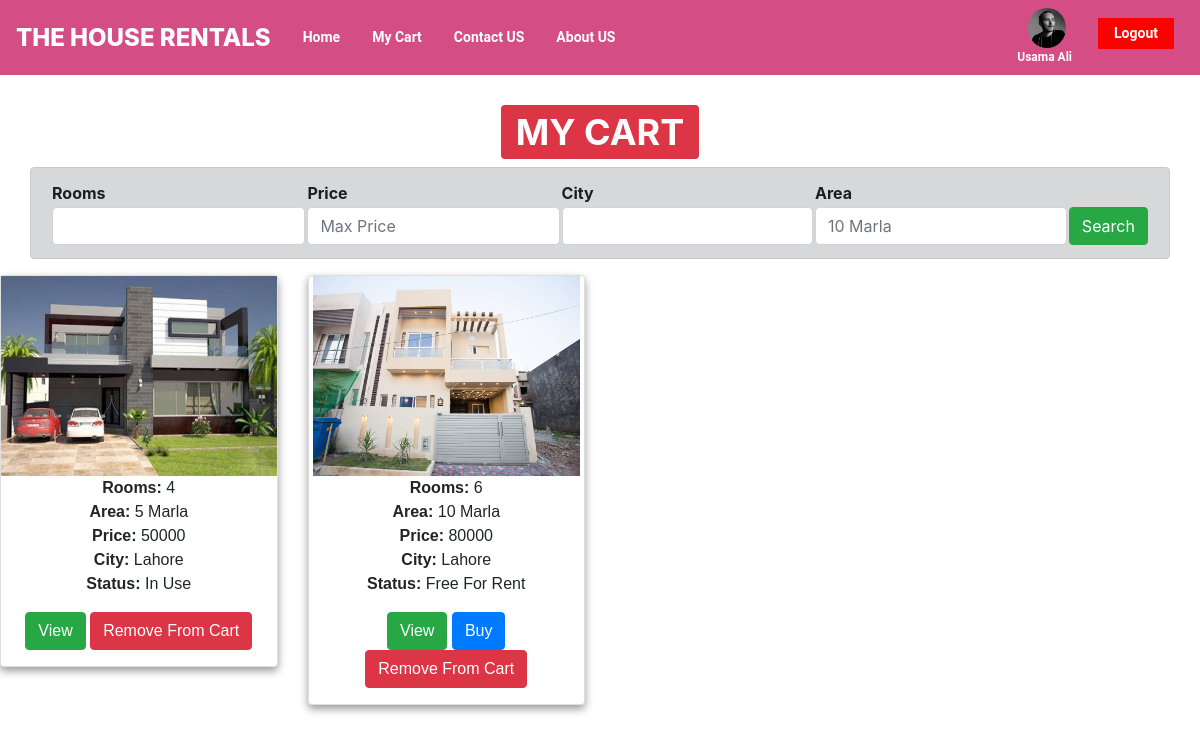
The app's page /Customer/mycart.php (signed in) with its own data.
### tables this page shows
CREATE TABLE `users` (
  `id` int(11) NOT NULL,
  `f_name` varchar(20) NOT NULL,
  `l_name` varchar(50) NOT NULL,
  `email` varchar(50) NOT NULL,
  `contact` varchar(50) NOT NULL,
  `gender` varchar(50) NOT NULL,
  `image` varchar(50) NOT NULL,
  `dob` varchar(50) NOT NULL,
  `account_type` varchar(50) NOT NULL,
  `password` varchar(50) NOT NULL
);

CREATE TABLE `cart` (
  `id` int(11) NOT NULL,
  `user_id` int(11) NOT NULL,
  `house_id` int(11) NOT NULL
);

CREATE TABLE `houses` (
  `id` int(11) NOT NULL,
  `City` varchar(100) NOT NULL,
  `Area` varchar(100) NOT NULL,
  `Address` varchar(500) NOT NULL,
  `Type` varchar(100) NOT NULL,
  `Rooms` int(11) NOT NULL,
  `Room_Area` varchar(200) NOT NULL,
  `Price` int(11) NOT NULL,
  `Detail` varchar(500) NOT NULL,
  `image` varchar(100) NOT NULL,
  `status` varchar(50) NOT NULL
);

### Customer/mycart.php (the view, shortened to what this page needs)
<?php
include("header.php");
$query2="SELECT * FROM `cart` WHERE `user_id`='$user_id'";
$run2=mysqli_query($con,$query2);
?>
<br>
<h2 style="text-align: center;font-size: 48px"><span class="badge badge-danger">MY CART</span></h2>
<form method="post" enctype="multipart/form-data">
<div class="container alert alert-dark">
  <table class="" style="margin-left: ">
    <tr>
      <th>Rooms</th>
      <th>Price</th>
      <th>City</th>
      <th>Area</th>
    </tr>
    <tr>
      <td><input type="number" name="s_Rooms" class="form-control"></td>
      <td><input type="number" name="s_Price" class="form-control" placeholder="Max Price"></td>
      <td><input type="text" name="s_City" class="form-control"></td>
      <td><input type="text" name="s_Area" class="form-control" placeholder="10 Marla"></td>
      <td><input type="submit" name="search" value="Search" class="btn btn-success"></td>
    </tr>
  </table>
</div>
</form>
<div class="row">
<?php
       if ($run2==TRUE)
         {
       while($data2=mysqli_fetch_array($run2))
       {
       	$house_id=$data2['house_id'];
       	$query1="SELECT * FROM `houses` WHERE `id`='$house_id'";
		$run1=mysqli_query($con,$query1);
$data1=mysqli_fetch_array($run1);
if (isset($data1)) {
       	?>
<div class="col-sm-6 col-md-4 col-lg-3">
<div class="card">
<div style="weidth:300px;height:200px; margin:auto">
<img src="<?php echo "../houses/".$data1['image']; ?>" alt="Planted Trees" style="width:100%;height:100%">
</div>
<p>
  <b>Rooms:</b> <?php echo $data1['Rooms']; ?><br>
  <b>Area:</b> <?php echo $data1['Room_Area']; ?><br>
  <b>Price:</b> <?php echo $data1['Price']; ?><br>
  <b>City:</b> <?php echo $data1['City']; ?><br>
  <b>Status:</b> <?php
  if($data1['status']<>"in_use"){
    echo "Free For Rent";
  }else{
    echo "In Use";
  }
   ?><br>
</p>
<p>
<a class="btn btn-success" href="house-detail.php?view=<?php echo $data1['id']; ?>">View</a>
<?php
if($data1['status']<>"in_use"){
?>
<a class="btn btn-primary" href="checkout.php?checkout=<?php echo $data1['id']; ?>">Buy</a>
<?php
}
?>
<a class="btn btn-danger" href="mycart.php?cart=<?php echo $data1['id']; ?>">Remove From Cart</a></p>
</div>
</div>
<?php
}
       }
     }
     ?>
</div>
</body>
</html>

### Customer/header.php (shortened to what this page needs)
<?php
$user_id=$_SESSION["uid1"];
include("../dbconnection.php");
$query4="SELECT * FROM `users` WHERE id='$user_id'";
$run4=mysqli_query($con,$query4);
$data4=mysqli_fetch_assoc($run4);
?>
<!doctype html>
<html lang="en">
<html>
<head>
  <link rel="stylesheet" href="style.css">
<link rel="stylesheet" href="https://maxcdn.bootstrapcdn.com/bootstrap/4.4.1/css/bootstrap.min.css">
<link rel="stylesheet" href="https://cdnjs.cloudflare.com/ajax/libs/font-awesome/4.7.0/css/font-awesome.min.css">
</head>
<body>
<nav class="navbar navbar-expand-md navbar-light" style="background-color: #d44d84">
  <a class="navbar-brand" href="#"><div style="font-size:24px;text-align: center;font-weight: 800;color:#fff;margin-top:-8px;margin-bottom: -8px;">THE HOUSE RENTALS</div></a>
  <div class="collapse navbar-collapse" id="collapsibleNavbar">
  <div style="margin:px 0px 0px 0px;">
    <div class="topnav">
  <div class="navbar-nav">
    <a href="index.php">Home</a>
    <a href="mycart.php">My Cart</a>
    <a href="contact-us.php">Contact US</a>
    <a href="about.php">About US</a>
  </div>
</div>
</div>
</div>
<div class="topnav" style="float:right;">
<a class="" href="user-detail.php"><div style="margin-top: -5px;float: right;margin-bottom: -20px"><img style="height: 40px;border-radius: 50%;margin-left: 10%;list-style: none;" src='<?php echo "../profiles/".$data4['image']; ?>'><p style="font-size: 12px"><?php echo $data4['f_name']; ?> <?php echo $data4['l_name']; ?></p></div></a>
<a class="active" style="background-color:red;" href="logout.php">Logout</a>
</div>
</nav>

### Customer/style.css (style rules this page uses)
.topnav { overflow: hidden; background-color: #d44d84; }
.topnav a { float: left; color: white; font-family: 'Roboto', sans-serif; text-align: center; padding: 5px 16px; text-decoration: none; font-size: 14px; font-weight: 600; }
.topnav a.active { background-color: #4CAF50; color: white; margin:10px; }
.card { box-shadow: 0 4px 8px 0 rgba(0, 0, 0, 0.4); max-width: 300px; margin: auto; text-align: center; font-family: arial; border: 10px solid; border-image-slice: 1; border-width: 5px; border-image-source: linear-gradient(to left, #743ad5, #d53a9d); margin-bottom:20px; }

### records on screen
users: image (picture), f_name "Usama", l_name "Ali"
cart: house.image (picture), house.Rooms "4", house.Room_Area "5 Marla", house.Price "50000", house.City "Lahore", shows "In Use"
cart: house.image (picture), house.Rooms "6", house.Room_Area "10 Marla", house.Price "80000", house.City "Lahore", shows "Free For Rent"
